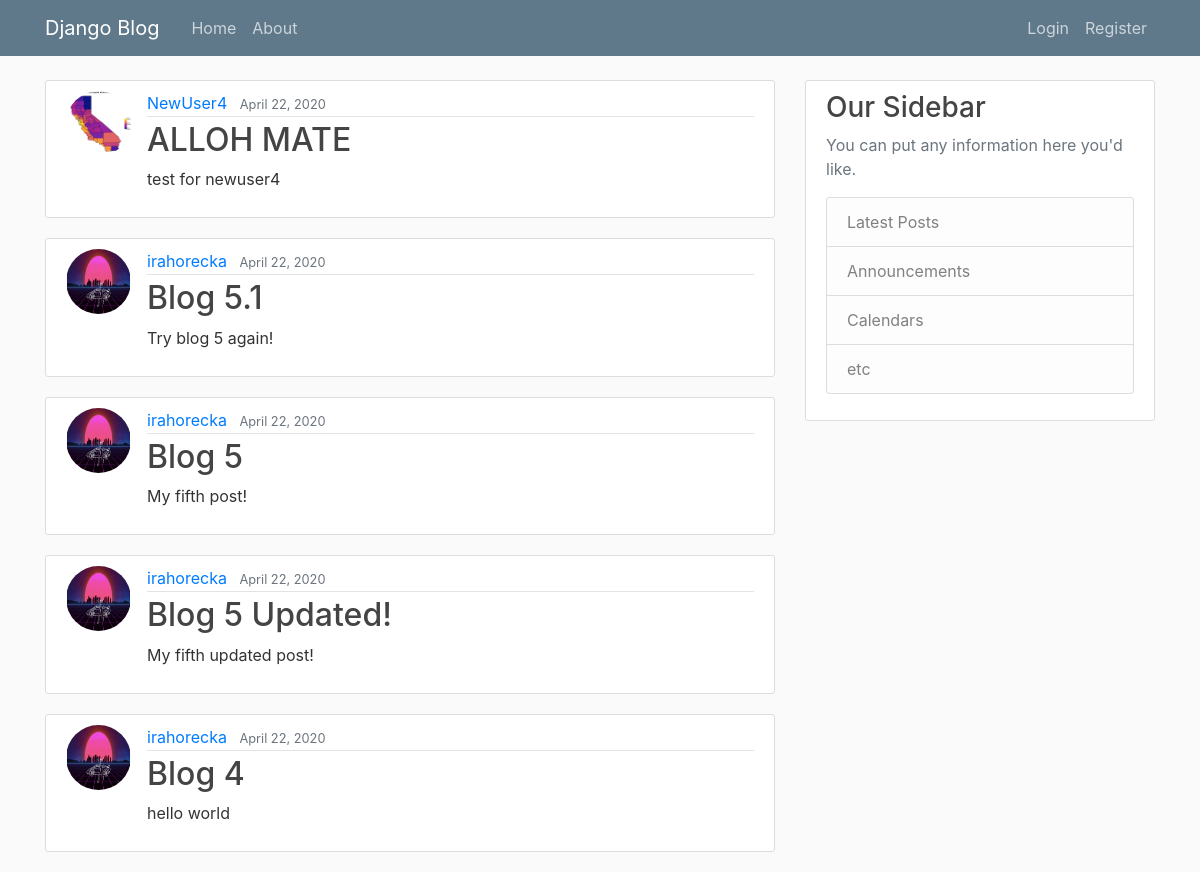
The app's page /, older data.
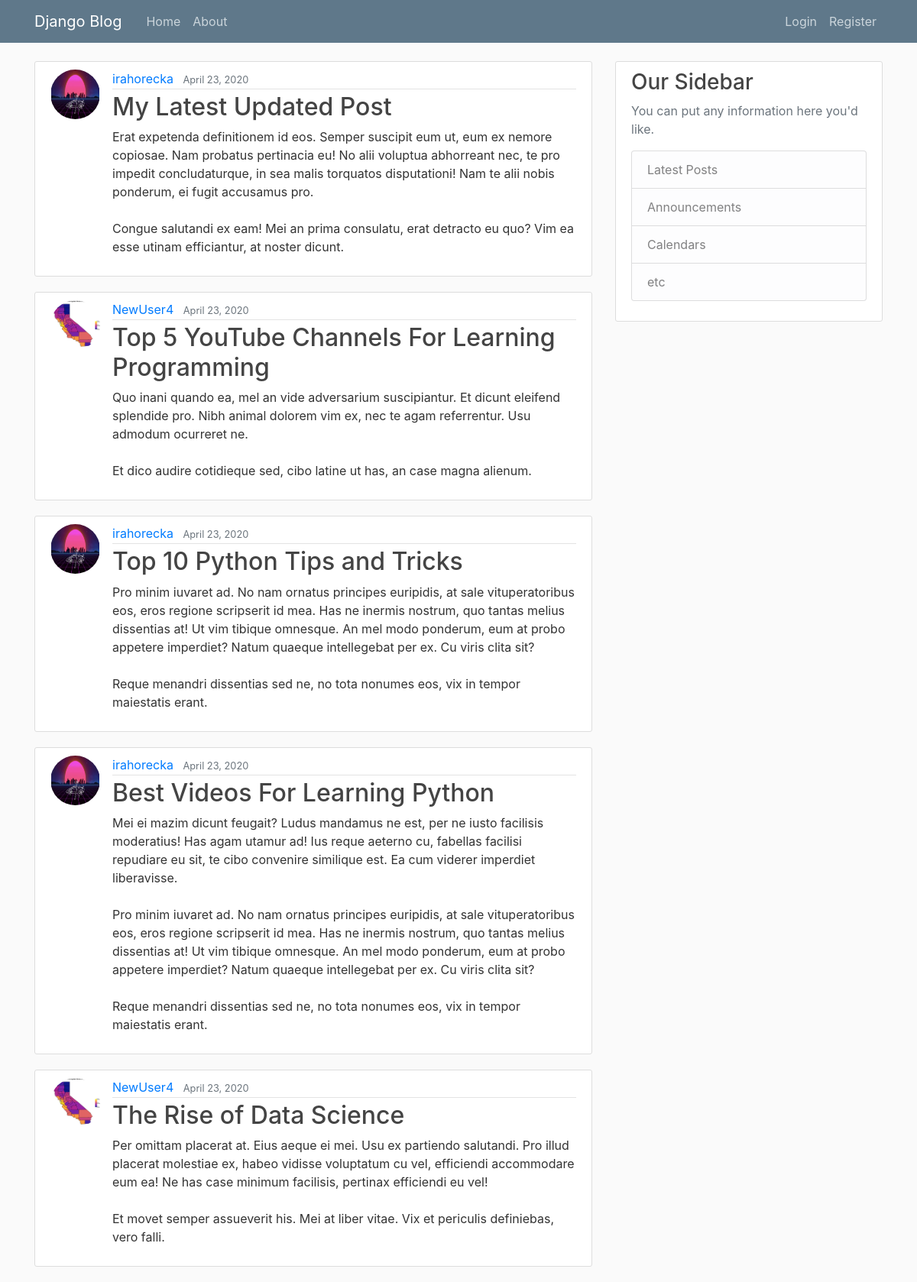
The same page, newer data.
### blog/models.py (models this page shows, shortened)
class Post(models.Model):
    title = models.CharField(max_length=100)
    content = models.TextField()
    date_posted = models.DateTimeField(default=timezone.now)  # don't call func yet
    author = models.ForeignKey(User, on_delete=models.CASCADE)

### users/models.py (models this page shows, shortened)
class Profile(models.Model):
    user = models.OneToOneField(User, on_delete=models.CASCADE)
    image = models.ImageField(default='default.jpg', upload_to='profile_pics')

### blog/views.py (the view)
# urls.py: path('', PostListView.as_view(), name='blog-home'),
class PostListView(ListView):
    model = Post
    template_name = 'blog/home.html'  # <app>/<model>_<viewtype>.html
    context_object_name = 'posts'  # i.e. posts == context key in our home func
    ordering = ['-date_posted']  # goes oldest to newest -- add a '-' in front to reverse this order
    paginate_by = 5  # no. posts per page

### blog/templates/blog/home.html
{% extends "blog/base.html" %}
{% block content %}
    {% for post in posts %}
        <article class="media content-section">
        <img class="rounded-circle article-img" src="{{ post.author.profile.image.url }}">
        <div class="media-body">
            <div class="article-metadata">
                <a class="mr-2" href="#">{{ post.author }}</a>
                <small class="text-muted">{{ post.date_posted|date:"F d, Y" }}</small>
            </div>
            <h2><a class="article-title" href="{% url 'post-detail' post.id%}">{{ post.title }}</a></h2>
            <p class="article-content">{{ post.content }}</p>
        </div>
        </article>
    {% endfor %}
{% endblock content %}

Row changes from the older to the newer data that the page shows:
no longer on this page (row unchanged): Post: author.profile.image (picture), author "NewUser4", date_posted "April 22, 2020", title "ALLOH MATE", content "test for newuser4"
no longer on this page (row unchanged): Post: author.profile.image (picture), author "irahorecka", date_posted "April 22, 2020", title "Blog 5.1", content "Try blog 5 again!"
no longer on this page (row unchanged): Post: author.profile.image (picture), author "irahorecka", date_posted "April 22, 2020", title "Blog 5", content "My fifth post!"
no longer on this page (row unchanged): Post: author.profile.image (picture), author "irahorecka", date_posted "April 22, 2020", title "Blog 5 Updated!", content "My fifth updated post!"
no longer on this page (row unchanged): Post: author.profile.image (picture), author "irahorecka", date_posted "April 22, 2020", title "Blog 4", content "hello world"
added Post: author.profile.image (picture), author "irahorecka", date_posted "April 23, 2020", title "My Latest Updated Post", content "Erat expetenda definitionem id eos. Semper suscipit eum ut, eum ex nemore copiosae. Nam probatus pertinacia eu! No alii voluptua abhorreant nec, te pro impedit concludaturque, in sea malis torquatos disputationi! Nam te alii nobis ponderum, ei fugit accusamus pro. Congue salutandi ex eam! Mei an prima consulatu, erat detracto eu quo? Vim ea esse utinam efficiantur, at noster dicunt."
added Post: author.profile.image (picture), author "NewUser4", date_posted "April 23, 2020", title "Top 5 YouTube Channels For Learning Programming", content "Quo inani quando ea, mel an vide adversarium suscipiantur. Et dicunt eleifend splendide pro. Nibh animal dolorem vim ex, nec te agam referrentur. Usu admodum ocurreret ne. Et dico audire cotidieque sed, cibo latine ut has, an case magna alienum."
added Post: author.profile.image (picture), author "irahorecka", date_posted "April 23, 2020", title "Top 10 Python Tips and Tricks", content "Pro minim iuvaret ad. No nam ornatus principes euripidis, at sale vituperatoribus eos, eros regione scripserit id mea. Has ne inermis nostrum, quo tantas melius dissentias at! Ut vim tibique omnesque. An mel modo ponderum, eum at probo appetere imperdiet? Natum quaeque intellegebat per ex. Cu viris clita sit? Reque menandri dissentias sed ne, no tota nonumes eos, vix in tempor maiestatis erant."
added Post: author.profile.image (picture), author "irahorecka", date_posted "April 23, 2020", title "Best Videos For Learning Python", content "Mei ei mazim dicunt feugait? Ludus mandamus ne est, per ne iusto facilisis moderatius! Has agam utamur ad! Ius reque aeterno cu, fabellas facilisi repudiare eu sit, te cibo convenire similique est. Ea cum viderer imperdiet liberavisse. Pro minim iuvaret ad. No nam ornatus principes euripidis, at sale vituperatoribus eos, eros regione scripserit id mea. Has ne inermis nostrum, quo tantas melius dissentias at! Ut vim tibique omnesque. An mel modo ponderum, eum at probo appetere imperdiet? Natum quaeque intellegebat per ex. Cu viris clita sit? Reque menandri dissentias sed ne, no tota nonumes eos, vix in tempor maiestatis erant."
added Post: author.profile.image (picture), author "NewUser4", date_posted "April 23, 2020", title "The Rise of Data Science", content "Per omittam placerat at. Eius aeque ei mei. Usu ex partiendo salutandi. Pro illud placerat molestiae ex, habeo vidisse voluptatum cu vel, efficiendi accommodare eum ea! Ne has case minimum facilisis, pertinax efficiendi eu vel! Et movet semper assueverit his. Mei at liber vitae. Vix et periculis definiebas, vero falli."
